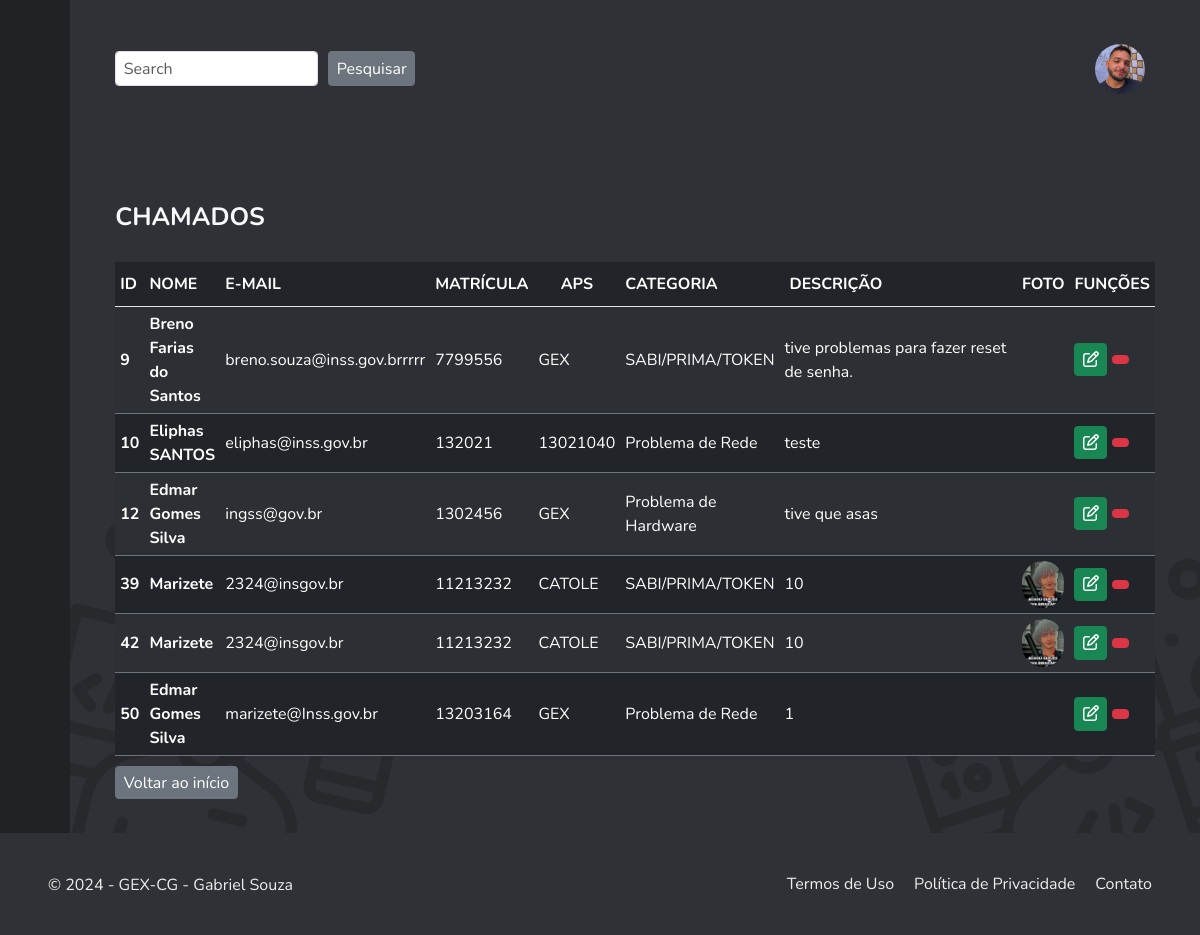
Page /pages/dashboard.php on the committed database.
### tables this page shows
CREATE TABLE `chamados` (
  `id` int(11) NOT NULL,
  `nome` varchar(200) NOT NULL,
  `email` varchar(255) NOT NULL,
  `telefone` varchar(16) NOT NULL,
  `matricula` int(16) NOT NULL,
  `aps` varchar(50) NOT NULL,
  `categoria` varchar(200) NOT NULL,
  `descricao` varchar(255) NOT NULL,
  `foto` varchar(255) NOT NULL,
  `prioridade` varchar(16) NOT NULL,
  `status` varchar(50) NOT NULL,
  `cod_ticket` int(10) NOT NULL
);

### pages/dashboard.php (the view, shortened to what this page needs)
<!DOCTYPE html>
<html lang="pt-br">
<head>
    <?php include '../head.php';
    ?>
</head>
<body>
    <?php
    $pesquisa = $_POST['busca'] ?? '';
    include '../conexao.php';
    $sql = "SELECT * FROM chamados WHERE nome LIKE '%$pesquisa%'";
    $dados = mysqli_query($conn, $sql);
    ?>
    <div class="wrapper ">
        <aside id="sidebar">
            <div class="d-flex">
                <button class="toggle-btn" id="toggle-btn-event" type="button" onclick="toggleSidebar()">
                </button>
            </div>
            <ul class="sidebar-nav">
                <li class="sidebar-item">
                    <a href="#" class="sidebar-link">
                    </a>
                </li>
                <li class="sidebar-item">
                    <a href="chamado.php" class="sidebar-link">
                    </a>
                </li>
                <li class="sidebar-item">
                    <a href="#" class="sidebar-link has-dropdown" data-bs-toggle="collapse" data-bs-target="#auth" aria-expanded="false" aria-controls="auth">
                    </a>
                </li>
                <li class="sidebar-item">
                    <a href="https://github.com/gabrieldev071/helpdesk-gex" target="_blank" rel="noopener noreferrer" class="sidebar-link">
                    </a>
                </li>
                <li class="sidebar-item">
                    <a href="#" class="sidebar-link">
                    </a>
                </li>
                <li class="sidebar-item">
                    <a href="#" class="sidebar-link">
                    </a>
                </li>
            </ul>
            <div class="sidebar-footer">
                <a href="../../index.php" class="sidebar-link">
                </a>
            </div>
        </aside>
        <main class="main">
            <nav class="navbar navbar-light baseContainer" id="nav-bar-main">
                <form class="form-navbar form-dash-navbar" action="dashboard.php" method="POST">
                    <input class="form-control mr-sm-2" type="search" placeholder="Search" name="busca" autofocus>
                    <button tton class="btn btn-secondary my-2 my-sm-0" type="submit">Pesquisar</button>
                </form>
                <a href="#" data-bs-toggle="dropdown" class="nav-icon pe-md-0">
                    <img class="h-15 w-20 rounded-full" src="../assets/img/Gabriel.jpg" alt="Foto de uma pessoa">
                </a>
            </nav>
            <section class="container-table flex-grow-1 baseContainer">
                <h3 class="text-start text-light fw-bold fs-1 my-5">CHAMADOS
                </h3>
                <div class="table-responsive">
                    <table class="table table-dark table-striped border-secondary " id="custom-table">
                        <thead class="">
                            <tr class="highlight align-middle border-bottom">
                                <th scope="col" class="">ID</th>
                                <th scope="col" class="text-uppercase">Nome</th>
                                <th scope="col" class="text-uppercase">E-mail</th>
                                <th scope="col" class="text-uppercase">Matrícula</th>
                                <th scope="col" class="text-uppercaser alinhar-texto">APS</th>
                                <th scope="col" class="text-uppercase">Categoria</th>
                                <th scope="col" class="w-25 p-3 text-uppercase">Descrição</th>
                                <th scope="col" class="text-uppercase">Foto</th>
                                <th scope="col" class="text-uppercase">Funções</th>
                            </tr>
                        </thead>
                        <tbody>
                            <?php
                            while ($linha = mysqli_fetch_assoc($dados)) {
                                $cod_pessoa = $linha['id'];
                                $nome = $linha['nome'];
                                $email = $linha['email'];
                                $matricula = $linha['matricula'];
                                $aps = $linha['aps'];
                                $categoria = $linha['categoria'];
                                $descricao = $linha['descricao'];
                                $foto = $linha['foto'];
                                if (!$foto == null) {
                                    $mostra_foto = "<img src='../assets/img/chamados/$foto' alt='' srcset='' class='lista-foto'>";
                                } else {
                                    $mostra_foto = '';
                                }
                                echo "<tr class='align-middle'>
                                <th scope='row'>$cod_pessoa</th>
                                <th scope='row'>$nome</th>
                                <td>$email</td>
                                <td>$matricula</td>
                                <td>$aps</td>
                                <td>$categoria</td>
                                <td class='text-wrap'>$descricao</td>
                                <td>$mostra_foto</td>
                                <td width=80px>
                                    <a
                                    class='btn btn-success btnEditar'data-id='<?php echo $linha[id]; ?>' onclick=" . '"' . "openModalUpdate('$cod_pessoa', '$nome', '$email', '$matricula', '$aps', '$categoria', '$descricao')" . '; "' . ">
                                    <i class='fa-regular fa-pen-to-square'></i>
                                    </a>
                                    <a class='btn btn-danger' data-bs-toggle='modal' data-bs-target='#confirma' onclick=" . '"' . "pegarDados($cod_pessoa, '$nome')" . '"' . ">
                                    <i class='lni lni-trash-can'></i>
                                    </a>
                                </td>
                            </tr>";
                            }
                            ?>
                        </tbody>
                    </table>
                </div>
                <a href="../index.php" class="btn btn-secondary" target="_blank" rel="noopener noreferrer">Voltar ao
                    início</a>
            </section>
    </div>
    <footer class="footer ">
        <div class="footer-container baseContainer border-link">
            <div class="footer-left">
                <a href="#" target="_blank" rel="noopener noreferrer">
                    <p>&copy; 2024 - GEX-CG -<a href="https://www.linkedin.com/in/gabriel-albuquerque-souza-desenvolvedor/" target="_blank" rel="noopener noreferrer"> Gabriel Souza</a> </p>
                </a>
            </div>
            <div class="footer-right">
                <a href="#">Termos de Uso</a>
                <a href="#">Política de Privacidade</a>
                <a href="#">Contato</a>
            </div>
        </div>
    </footer>
</body>
</html>

### assets/styles/global.css (style rules this page uses)
body { font-family: 'Nunito', sans-serif; margin: 0; }
html { font-size: 62.5%; }
:root { --mainColor: #134985; --mainColorLight: #3398B7; --secondaryColor: #1D8741; --secondaryLight: #8BAA38; --tertiaryColor: #E39725; --tertiaryLight: #F5C514; --textColor: #eee; --textColorForms: #134985; --backgroundColor: #202225; --backgroundLight: #2f3136; --backgreoundLeve: #646e76; }
.baseContainer { padding-left: 4%; padding-right: 4%; padding-top: 3%; padding-bottom: 3%; }
.border-link a { position: relative; text-decoration: none; }
.border-link a::after { content: " "; width: 0%; height: 2px; background-color: var(--textColor); position: absolute; bottom: 0; left: 0; transition: 0.5s ease-in-out; }
.border-link a:link { color: var(--textColor); }
ol, ul { padding-left: initial; }
tbody, table td, table th, a, button, form, input, placeholder, label, .table, .container-table, .needs-validation, .form-navbar, .form-group, .form-control, .btn, .nav-icon, .modal, .modal-heade, .modal-title, .modal-body, .modal-body { font-size: 1.6rem; }

### assets/styles/main.css (style rules this page uses)
.main { display: flex; flex-direction: column; min-height: 100vh; width: 100%; overflow: hidden; transition: all 0.35s ease-in-out; background-color: var(--backgroundLight); background-image: url(../img/login_bg.png); background-repeat: no-repeat; background-position: center bottom; background-size: 100%; min-width: 0; }

### assets/styles/aside.css (style rules this page uses)
.wrapper { display: flex; }
#sidebar { width: 70px; min-width: 70px; z-index: 1000; transition: all .25s ease-in-out; background-color: var(--backgroundColor); display: flex; flex-direction: column; }
.toggle-btn { background-color: transparent; cursor: pointer; border: 0; padding: 1.6rem 2.0rem; }
.sidebar-nav { flex: 1 1 auto; margin: auto 0; }
a.sidebar-link { padding: 1.6rem 2.0rem; color: #FFF; display: block; font-size: 1.6rem; white-space: nowrap; border-left: 3px solid transparent; }
.sidebar-item { position: relative; }
.navbar { background-color: #f5f5f5; }

### assets/styles/dashboard.css (style rules this page uses)
.navbar { background-color: var(--backgroundLight); }
.form-navbar { width:300px; height: 35px; font-size: 3.0rem; }
.form-dash-navbar { display: flex; gap: 1rem; }
.alinhar-texto { text-align: center; }
.lista-foto { width: 70px; border-radius: 70px; }

### assets/styles/footer.css (style rules this page uses)
.footer { background-color: var(--backgroundLight); color: var(--textColor); font-size: 2rem; border-top: 1px solid rgb(61, 65, 73) 0px 0px 5px; box-shadow: rgb(61, 65, 73) 0px 0px 5px; align-content: flex-end; }
.footer-container { display: flex; justify-content: space-between; align-items: center; }
.footer-left p { margin: 0; }
.footer-right { display: flex; flex-wrap: wrap; gap: 2.0rem; }

### assets/styles/header.css (style rules this page uses)
nav a { margin: 1rem 1rem; border-radius: 0.8rem; }
header div, nav { display: flex; align-items: center; }

### rows in the picture
chamados: id "9", nome "Breno Farias do Santos", email "breno.souza@inss.gov.brrrrr", matricula "7799556", aps "GEX", categoria "SABI/PRIMA/TOKEN", descricao "tive problemas para fazer reset de senha."
chamados: id "10", nome "Eliphas SANTOS", email "eliphas@inss.gov.br", matricula "132021", aps "13021040", categoria "Problema de Rede", descricao "teste"
chamados: id "12", nome "Edmar Gomes Silva", email "ingss@gov.br", matricula "1302456", aps "GEX", categoria "Problema de Hardware", descricao "tive que asas"
chamados: id "39", nome "Marizete", email "2324@insgov.br", matricula "11213232", aps "CATOLE", categoria "SABI/PRIMA/TOKEN", descricao "10", foto (picture)
chamados: id "42", nome "Marizete", email "2324@insgov.br", matricula "11213232", aps "CATOLE", categoria "SABI/PRIMA/TOKEN", descricao "10", foto (picture)
chamados: id "50", nome "Edmar Gomes Silva", email "marizete@Inss.gov.br", matricula "13203164", aps "GEX", categoria "Problema de Rede", descricao "1"
